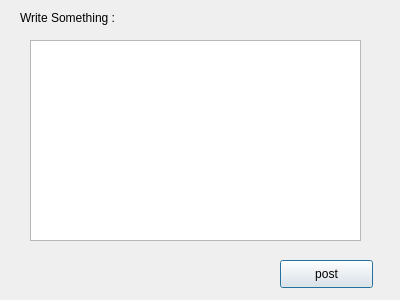
<?xml version="1.0" encoding="UTF-8"?>
<ui version="4.0">
 <class>grouppostdialogue</class>
 <widget class="QDialog" name="grouppostdialogue">
  <property name="geometry">
   <rect>
    <x>0</x>
    <y>0</y>
    <width>400</width>
    <height>300</height>
   </rect>
  </property>
  <property name="windowTitle">
   <string>Dialog</string>
  </property>
  <widget class="QLabel" name="label">
   <property name="geometry">
    <rect>
     <x>20</x>
     <y>10</y>
     <width>181</width>
     <height>16</height>
    </rect>
   </property>
   <property name="text">
    <string>Write Something :</string>
   </property>
  </widget>
  <widget class="QTextEdit" name="textEdit">
   <property name="geometry">
    <rect>
     <x>30</x>
     <y>40</y>
     <width>331</width>
     <height>201</height>
    </rect>
   </property>
  </widget>
  <widget class="QPushButton" name="pushButton">
   <property name="geometry">
    <rect>
     <x>280</x>
     <y>260</y>
     <width>93</width>
     <height>28</height>
    </rect>
   </property>
   <property name="text">
    <string>post</string>
   </property>
  </widget>
 </widget>
 <resources/>
 <connections>
  <connection>
   <sender>pushButton</sender>
   <signal>clicked()</signal>
   <receiver>grouppostdialogue</receiver>
   <slot>close()</slot>
   <hints>
    <hint type="sourcelabel">
     <x>302</x>
     <y>271</y>
    </hint>
    <hint type="destinationlabel">
     <x>198</x>
     <y>273</y>
    </hint>
   </hints>
  </connection>
 </connections>
</ui>
